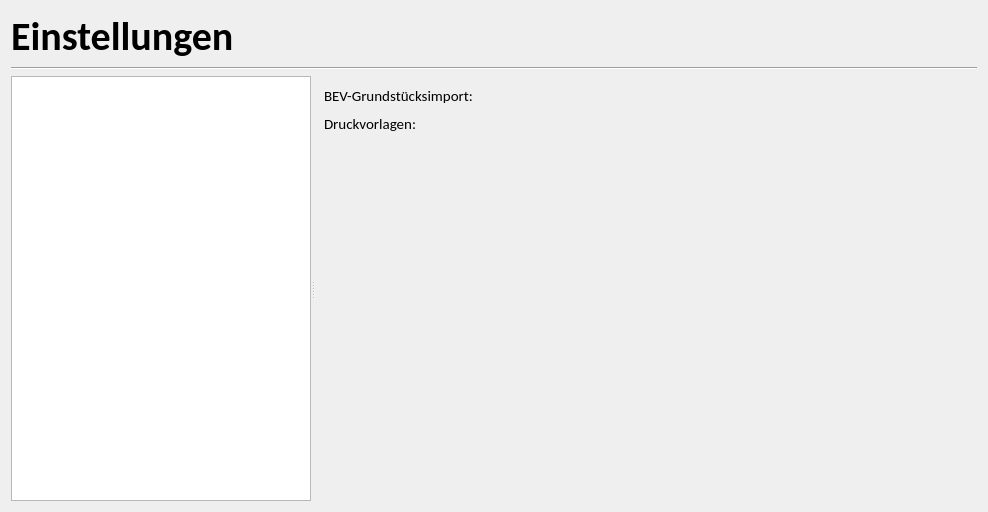
<?xml version="1.0" encoding="UTF-8"?>
<ui version="4.0">
 <class>Settings</class>
 <widget class="QWidget" name="Settings">
  <property name="geometry">
   <rect>
    <x>0</x>
    <y>0</y>
    <width>988</width>
    <height>512</height>
   </rect>
  </property>
  <property name="windowTitle">
   <string>Form</string>
  </property>
  <layout class="QVBoxLayout" name="verticalLayout">
   <item>
    <widget class="QLabel" name="label">
     <property name="sizePolicy">
      <sizepolicy hsizetype="Preferred" vsizetype="Fixed">
       <horstretch>0</horstretch>
       <verstretch>0</verstretch>
      </sizepolicy>
     </property>
     <property name="font">
      <font>
       <family>Calibri</family>
       <pointsize>30</pointsize>
       <weight>75</weight>
       <bold>true</bold>
      </font>
     </property>
     <property name="text">
      <string>Einstellungen</string>
     </property>
    </widget>
   </item>
   <item>
    <widget class="Line" name="line">
     <property name="orientation">
      <enum>Qt::Horizontal</enum>
     </property>
    </widget>
   </item>
   <item>
    <widget class="QSplitter" name="splitter">
     <property name="orientation">
      <enum>Qt::Horizontal</enum>
     </property>
     <widget class="QListWidget" name="uiOptionLwdg">
      <property name="maximumSize">
       <size>
        <width>300</width>
        <height>16777215</height>
       </size>
      </property>
      <property name="font">
       <font>
        <family>Calibri</family>
        <pointsize>14</pointsize>
        <weight>75</weight>
        <bold>true</bold>
       </font>
      </property>
      <property name="autoFillBackground">
       <bool>false</bool>
      </property>
      <property name="layoutMode">
       <enum>QListView::SinglePass</enum>
      </property>
      <property name="spacing">
       <number>2</number>
      </property>
      <property name="currentRow">
       <number>-1</number>
      </property>
     </widget>
     <widget class="QStackedWidget" name="uiSettingStackW">
      <property name="currentIndex">
       <number>0</number>
      </property>
      <widget class="QWidget" name="page">
       <layout class="QVBoxLayout" name="verticalLayout_2">
        <item>
         <layout class="QGridLayout" name="gridLayout">
          <item row="0" column="2">
           <widget class="QPushButton" name="uiGstImportPbtn">
            <property name="maximumSize">
             <size>
              <width>30</width>
              <height>16777215</height>
             </size>
            </property>
            <property name="text">
             <string/>
            </property>
            <property name="icon">
             <iconset resource="../resources.qrc">
              <normaloff>:/svg/resources/icons/mActionFileOpen.svg</normaloff>:/svg/resources/icons/mActionFileOpen.svg</iconset>
            </property>
            <property name="iconSize">
             <size>
              <width>25</width>
              <height>25</height>
             </size>
            </property>
            <property name="flat">
             <bool>true</bool>
            </property>
           </widget>
          </item>
          <item row="1" column="0">
           <widget class="QLabel" name="label_3">
            <property name="font">
             <font>
              <family>Calibri</family>
              <pointsize>11</pointsize>
             </font>
            </property>
            <property name="text">
             <string>Druckvorlagen:</string>
            </property>
           </widget>
          </item>
          <item row="0" column="0">
           <widget class="QLabel" name="label_2">
            <property name="maximumSize">
             <size>
              <width>160</width>
              <height>16777215</height>
             </size>
            </property>
            <property name="font">
             <font>
              <family>Calibri</family>
              <pointsize>11</pointsize>
             </font>
            </property>
            <property name="text">
             <string>BEV-Grundstücksimport:</string>
            </property>
           </widget>
          </item>
          <item row="1" column="2">
           <widget class="QPushButton" name="uiPrintTemplatePbtn">
            <property name="maximumSize">
             <size>
              <width>30</width>
              <height>16777215</height>
             </size>
            </property>
            <property name="text">
             <string/>
            </property>
            <property name="icon">
             <iconset resource="../resources.qrc">
              <normaloff>:/svg/resources/icons/mActionFileOpen.svg</normaloff>:/svg/resources/icons/mActionFileOpen.svg</iconset>
            </property>
            <property name="iconSize">
             <size>
              <width>25</width>
              <height>25</height>
             </size>
            </property>
            <property name="flat">
             <bool>true</bool>
            </property>
           </widget>
          </item>
          <item row="2" column="0">
           <spacer name="verticalSpacer">
            <property name="orientation">
             <enum>Qt::Vertical</enum>
            </property>
            <property name="sizeHint" stdset="0">
             <size>
              <width>20</width>
              <height>40</height>
             </size>
            </property>
           </spacer>
          </item>
          <item row="0" column="1">
           <widget class="QLabel" name="uiGstImportLbl">
            <property name="font">
             <font>
              <family>Calibri</family>
              <pointsize>11</pointsize>
             </font>
            </property>
            <property name="text">
             <string/>
            </property>
           </widget>
          </item>
          <item row="1" column="1">
           <widget class="QLabel" name="uiPrintTemplateLbl">
            <property name="font">
             <font>
              <family>Calibri</family>
              <pointsize>11</pointsize>
             </font>
            </property>
            <property name="text">
             <string/>
            </property>
           </widget>
          </item>
         </layout>
        </item>
       </layout>
      </widget>
      <widget class="QWidget" name="page_2"/>
     </widget>
    </widget>
   </item>
  </layout>
 </widget>
 <resources>
  <include location="../resources.qrc"/>
 </resources>
 <connections/>
</ui>
